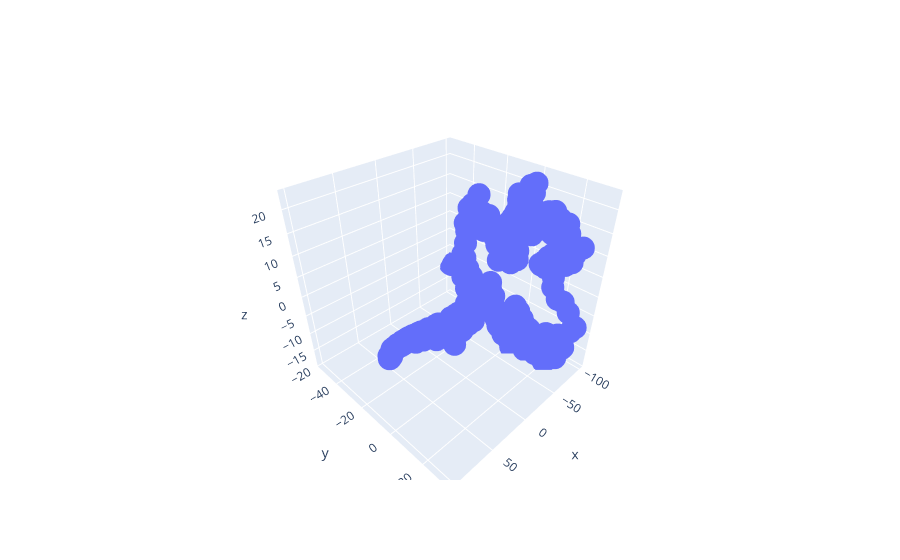

Notebook cell for this chart:
### Code cell
line = go.Scatter3d(x = data['x'], y = data['y'], z = data['z'])
fig = go.Figure(line)
fig.show()

### Figure 1 — Plotly figure (JSON) as saved in the notebook; plotly's stock layout.template omitted (floating-point values rounded to 4 significant figures; data arrays with more than 128 entries replaced by an {"elided": "..."} marker saying what was removed)
{"data": [{"type": "scatter3d", "x": {"elided": "601 float values"}, "y": {"elided": "601 float values"}, "z": {"elided": "601 float values"}}], "layout": {}}
